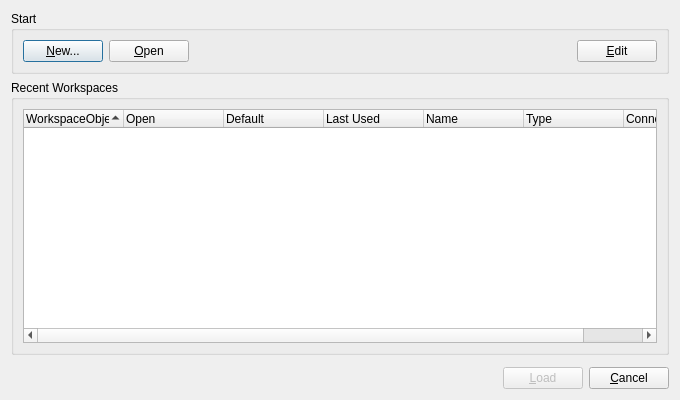
<?xml version="1.0" encoding="UTF-8"?>
<ui version="4.0">
 <class>SelectWorkspaceDialog</class>
 <widget class="QDialog" name="SelectWorkspaceDialog">
  <property name="windowModality">
   <enum>Qt::NonModal</enum>
  </property>
  <property name="geometry">
   <rect>
    <x>0</x>
    <y>0</y>
    <width>680</width>
    <height>400</height>
   </rect>
  </property>
  <property name="windowTitle">
   <string>Workspace Manager</string>
  </property>
  <layout class="QVBoxLayout" name="verticalLayout">
   <item>
    <widget class="QGroupBox" name="groupBoxStart">
     <property name="baseSize">
      <size>
       <width>0</width>
       <height>0</height>
      </size>
     </property>
     <property name="title">
      <string>Start</string>
     </property>
     <layout class="QHBoxLayout" name="horizontalLayout_5">
      <item>
       <widget class="QPushButton" name="buttonNewWorkspace">
        <property name="toolTip">
         <string>Create a new Workspace.</string>
        </property>
        <property name="text">
         <string>&amp;New...</string>
        </property>
       </widget>
      </item>
      <item>
       <widget class="QPushButton" name="buttonLoadWorkspace">
        <property name="toolTip">
         <string>Open an existing workspace.</string>
        </property>
        <property name="text">
         <string>&amp;Open</string>
        </property>
       </widget>
      </item>
      <item>
       <spacer name="horizontalSpacer_2">
        <property name="orientation">
         <enum>Qt::Horizontal</enum>
        </property>
        <property name="sizeHint" stdset="0">
         <size>
          <width>40</width>
          <height>20</height>
         </size>
        </property>
       </spacer>
      </item>
      <item>
       <widget class="QPushButton" name="buttonEditWorkspace">
        <property name="toolTip">
         <string>Edit a workspace.</string>
        </property>
        <property name="text">
         <string>&amp;Edit</string>
        </property>
       </widget>
      </item>
     </layout>
    </widget>
   </item>
   <item>
    <widget class="QGroupBox" name="groupBoxRecent">
     <property name="sizePolicy">
      <sizepolicy hsizetype="Expanding" vsizetype="Expanding">
       <horstretch>0</horstretch>
       <verstretch>0</verstretch>
      </sizepolicy>
     </property>
     <property name="title">
      <string>Recent Workspaces</string>
     </property>
     <layout class="QVBoxLayout" name="verticalLayout_4">
      <item>
       <widget class="QTreeWidget" name="treeWidgetRecentWorkspace">
        <property name="alternatingRowColors">
         <bool>true</bool>
        </property>
        <property name="selectionMode">
         <enum>QAbstractItemView::ContiguousSelection</enum>
        </property>
        <property name="iconSize">
         <size>
          <width>6</width>
          <height>6</height>
         </size>
        </property>
        <property name="rootIsDecorated">
         <bool>false</bool>
        </property>
        <property name="sortingEnabled">
         <bool>true</bool>
        </property>
        <property name="animated">
         <bool>true</bool>
        </property>
        <attribute name="headerCascadingSectionResizes">
         <bool>true</bool>
        </attribute>
        <attribute name="headerMinimumSectionSize">
         <number>15</number>
        </attribute>
        <column>
         <property name="text">
          <string>WorkspaceObject</string>
         </property>
        </column>
        <column>
         <property name="text">
          <string>Open</string>
         </property>
        </column>
        <column>
         <property name="text">
          <string>Default</string>
         </property>
        </column>
        <column>
         <property name="text">
          <string>Last Used</string>
         </property>
        </column>
        <column>
         <property name="text">
          <string>Name</string>
         </property>
        </column>
        <column>
         <property name="text">
          <string>Type</string>
         </property>
        </column>
        <column>
         <property name="text">
          <string>Connection String</string>
         </property>
        </column>
       </widget>
      </item>
     </layout>
    </widget>
   </item>
   <item>
    <layout class="QHBoxLayout" name="horizontallLayoutSelectedWorkspace">
     <property name="topMargin">
      <number>6</number>
     </property>
     <item>
      <spacer name="horizontalSpacer_4">
       <property name="orientation">
        <enum>Qt::Horizontal</enum>
       </property>
       <property name="sizeHint" stdset="0">
        <size>
         <width>40</width>
         <height>20</height>
        </size>
       </property>
      </spacer>
     </item>
     <item>
      <widget class="QPushButton" name="buttonAcceptDialog">
       <property name="enabled">
        <bool>false</bool>
       </property>
       <property name="toolTip">
        <string>Load selected workspace from recent used list.</string>
       </property>
       <property name="text">
        <string>&amp;Load</string>
       </property>
       <property name="shortcut">
        <string>Ctrl+O</string>
       </property>
      </widget>
     </item>
     <item>
      <widget class="QPushButton" name="buttonCancelDialog">
       <property name="text">
        <string>&amp;Cancel</string>
       </property>
      </widget>
     </item>
    </layout>
   </item>
  </layout>
 </widget>
 <resources/>
 <connections>
  <connection>
   <sender>buttonCancelDialog</sender>
   <signal>released()</signal>
   <receiver>SelectWorkspaceDialog</receiver>
   <slot>reject()</slot>
   <hints>
    <hint type="sourcelabel">
     <x>789</x>
     <y>629</y>
    </hint>
    <hint type="destinationlabel">
     <x>387</x>
     <y>254</y>
    </hint>
   </hints>
  </connection>
  <connection>
   <sender>buttonNewWorkspace</sender>
   <signal>released()</signal>
   <receiver>SelectWorkspaceDialog</receiver>
   <slot>showDialogNewWorkspace()</slot>
   <hints>
    <hint type="sourcelabel">
     <x>60</x>
     <y>48</y>
    </hint>
    <hint type="destinationlabel">
     <x>319</x>
     <y>239</y>
    </hint>
   </hints>
  </connection>
  <connection>
   <sender>buttonLoadWorkspace</sender>
   <signal>released()</signal>
   <receiver>SelectWorkspaceDialog</receiver>
   <slot>showDialogLoadWorkspace()</slot>
   <hints>
    <hint type="sourcelabel">
     <x>146</x>
     <y>48</y>
    </hint>
    <hint type="destinationlabel">
     <x>639</x>
     <y>465</y>
    </hint>
   </hints>
  </connection>
  <connection>
   <sender>buttonAcceptDialog</sender>
   <signal>released()</signal>
   <receiver>SelectWorkspaceDialog</receiver>
   <slot>accept()</slot>
   <hints>
    <hint type="sourcelabel">
     <x>703</x>
     <y>629</y>
    </hint>
    <hint type="destinationlabel">
     <x>387</x>
     <y>254</y>
    </hint>
   </hints>
  </connection>
  <connection>
   <sender>buttonEditWorkspace</sender>
   <signal>released()</signal>
   <receiver>SelectWorkspaceDialog</receiver>
   <slot>showDialogEditWorkspace()</slot>
   <hints>
    <hint type="sourcelabel">
     <x>318</x>
     <y>48</y>
    </hint>
    <hint type="destinationlabel">
     <x>299</x>
     <y>199</y>
    </hint>
   </hints>
  </connection>
 </connections>
 <slots>
  <slot>selectWorkspaceDialogAccepted()</slot>
  <slot>removeWorkspaceFromRecentUsedList()</slot>
  <slot>removeAllWorkspacesFromRecentUsedList()</slot>
  <slot>selectedWorkspaceDescriptionChanged()</slot>
  <slot>selectedWorkspaceNameChanged(QString)</slot>
  <slot>showDialogNewWorkspace()</slot>
  <slot>showDialogLoadWorkspace()</slot>
  <slot>showDialogEditWorkspace()</slot>
 </slots>
</ui>
